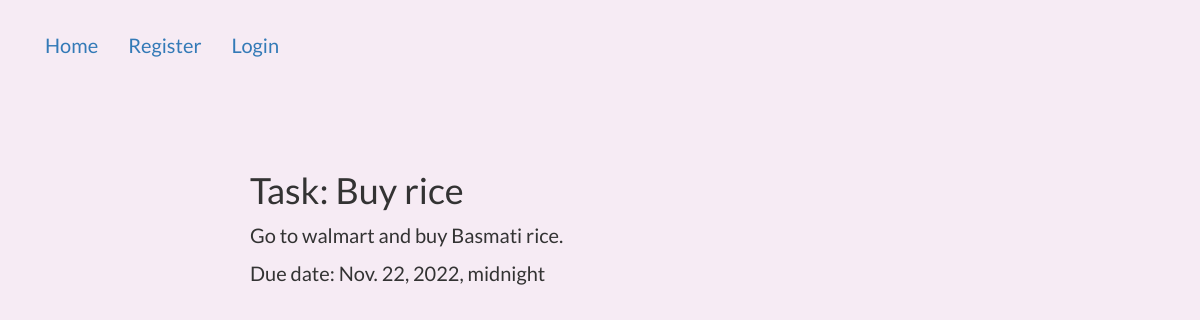
/basic_app/task/6/, run on the app's committed database.
### basic_app/models.py (models this page shows)
class Task(models.Model):
    user = models.ForeignKey(User, on_delete=models.CASCADE)
    title = models.CharField(max_length=200)
    description = models.TextField(blank=True)
    complete = models.BooleanField(default=False)
    date_created = models.DateTimeField(auto_now_add=True)
    due_date = models.DateTimeField(null=True, blank=True)
    def __str__(self):
        return self.title
    class Meta:
        ordering = ['due_date']

### basic_app/views.py (the view)
# urls.py: path('task/<int:pk>/', views.TaskDetail.as_view(),name='task_detail'),
class TaskDetail(DetailView):
   model = models.Task
   def get_context_data(self, **kwargs):
       context = super().get_context_data(**kwargs)
       context['task'] = context['task']
       return context

### templates/basic_app/task_detail.html (shortened to what this page needs)
{% extends "basic_app/base.html" %}
{% block content %}
<h1>Task: {{object}}</h1>
<p>{{task.description}}</p>
<p>Due date: {{task.due_date}}</p>
{% endblock content %}

### templates/basic_app/base.html (style rules this page uses)
body { font-family: 'Lato', sans-serif; font-size: 20px; padding-top: 20px; background: #f6ebf4; }

### data on the page
Task: title "Buy rice", description "Go to walmart and buy Basmati rice.", due_date "Nov. 22, 2022, midnight"
